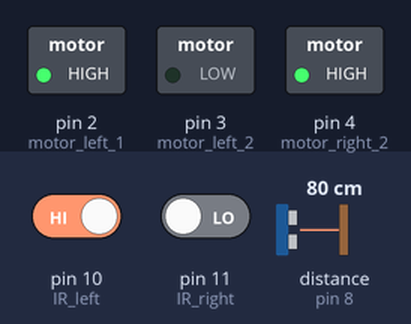
This sketch was run on a simulated Arduino Uno, built with avr-gcc and run on an emulated ATmega328P. On the bench: switched loads named in the sketch (green lamp = pin HIGH). Wiring (inferred from the names in the program): ultrasonic range finder: trigger pin 9; echo pin 8. The inputs (shaded band) are chosen by the test bench; at power-on: distance to the obstacle (sensor on pin 8) 80 cm, pin 10 (IR_left) HIGH, pin 11 (IR_right) LOW. The echo pulse lasts 58.3 µs per cm; pins used as bus, display or sensor lines are not drawn.

Above: at 1.2 s.
1.3 s: distance to the obstacle (sensor on pin 8) set to 2 cm
At 2.0 s:
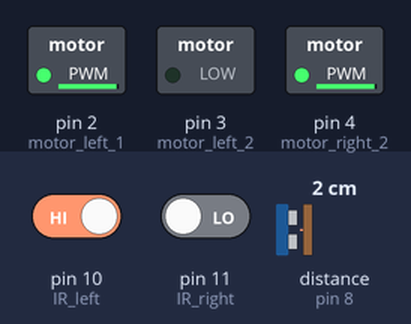
2.8 s: pin 10 (IR_left) driven LOW
At 3.8 s:
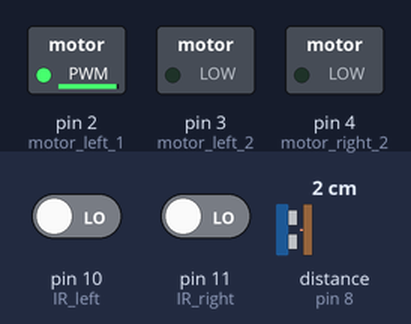
4.3 s: pin 11 (IR_right) driven HIGH
At 5.5 s:
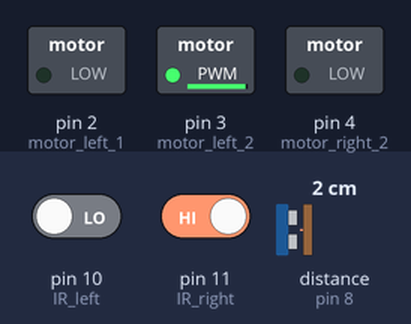
5.8 s: pin 10 (IR_left) driven HIGH
At 6.1 s:
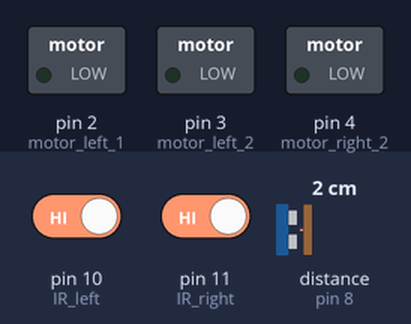
Timing chart, 0 to 8.3 s (numbered marks = the images above; inputs shaded):
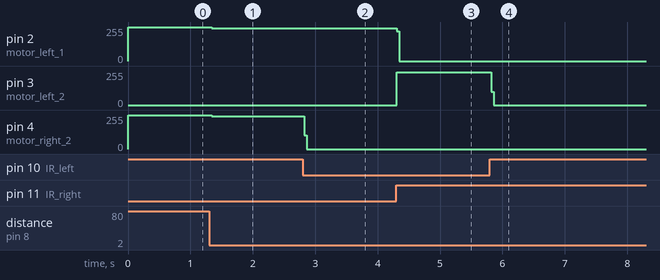

The sketch:

code.ino
```cpp
//Initializing pin

/*Ultrasonic*/
#define trigger_Pin 9
#define echo_Pin 8
/* IR sensor */
int IR_right = 11;  // IR right sensor
int IR_left = 10;  // IR left sensor

/*Motors*/
int motor_right_1 = 9;  // right motor output 1
int motor_right_2 = 4;  // right motor output 2

int motor_left_1= 2;  // left motor output 1
int motor_left_2 = 3;  // left motor output 2

/*variable*/
int Sensor_left =0;  // variable to store left IR value;
int Sensor_right=0;  // variable to store right IR value;
void setup() {
  // initializing input and output
  pinMode(motor_right_1,OUTPUT);
  pinMode(motor_right_2,OUTPUT);
  pinMode(motor_left_1,OUTPUT);
  pinMode(motor_left_2,OUTPUT);
  pinMode(IR_right,INPUT);
  pinMode(IR_left,INPUT);
  pinMode(trigger_Pin, OUTPUT);
  pinMode(echo_Pin, INPUT);

  }

void loop() {
  // execution

  Sensor_left=digitalRead(IR_left);
  Sensor_right=digitalRead(IR_right);


  if(Sensor_left == LOW && Sensor_right == LOW)
  {
    move_forward();
  }

  if(Sensor_left == LOW && Sensor_right == HIGH)
  {
    move_left();
  }

  if(Sensor_left == HIGH && Sensor_right == LOW)
  {
    move_right();
  }

  if(Sensor_left == HIGH && Sensor_right == LOW)
  {
    move_right();
  }

   if(object_present()==1)
  {
    move_stop();
  }

}

// Methods

void move_forward(){
  digitalWrite(motor_left_1,HIGH);
  digitalWrite(motor_left_2,LOW);
  digitalWrite(motor_right_1,HIGH);
  digitalWrite(motor_right_2,LOW);
}
void move_left(){
  digitalWrite(motor_left_1,LOW);
  digitalWrite(motor_left_2,HIGH);
  digitalWrite(motor_right_1,HIGH);
  digitalWrite(motor_right_2,LOW);
}
void move_right(){
  digitalWrite(motor_left_1,HIGH);
  digitalWrite(motor_left_2,LOW);
  digitalWrite(motor_right_1,LOW);
  digitalWrite(motor_right_2,HIGH);
}
void move_stop(){
  digitalWrite(motor_left_1,LOW);
  digitalWrite(motor_left_2,LOW);
  digitalWrite(motor_right_1,LOW);
  digitalWrite(motor_right_2,LOW);
}

/*How sensing the object near to 20cm*/
int object_present(){
  long duration, distance;
  digitalWrite(trigger_Pin, LOW);
  delayMicroseconds(2);
  digitalWrite(trigger_Pin, HIGH);
  delayMicroseconds(10);
  digitalWrite(trigger_Pin, LOW);
  duration = pulseIn(echo_Pin, HIGH);
  distance = (duration/2)/29.1;

  if(distance < 20){
    return 1;
  }
  else{
    return 0;
  }

}
```

Measured:
- after the input at 1.3 s, pin 2 (motor_left_1), pin 4 (motor_right_2): 255/255 → 245/255 at once
- after the input at 2.8 s, pin 4 (motor_right_2): 245/255 → 0/255 at once
- after the input at 4.3 s, pin 2 (motor_left_1): 245/255 → 0/255 at once; pin 3 (motor_left_2): 0/255 → 246/255 at once
- after the input at 5.8 s, pin 3 (motor_left_2): 246/255 → 0/255 at once
